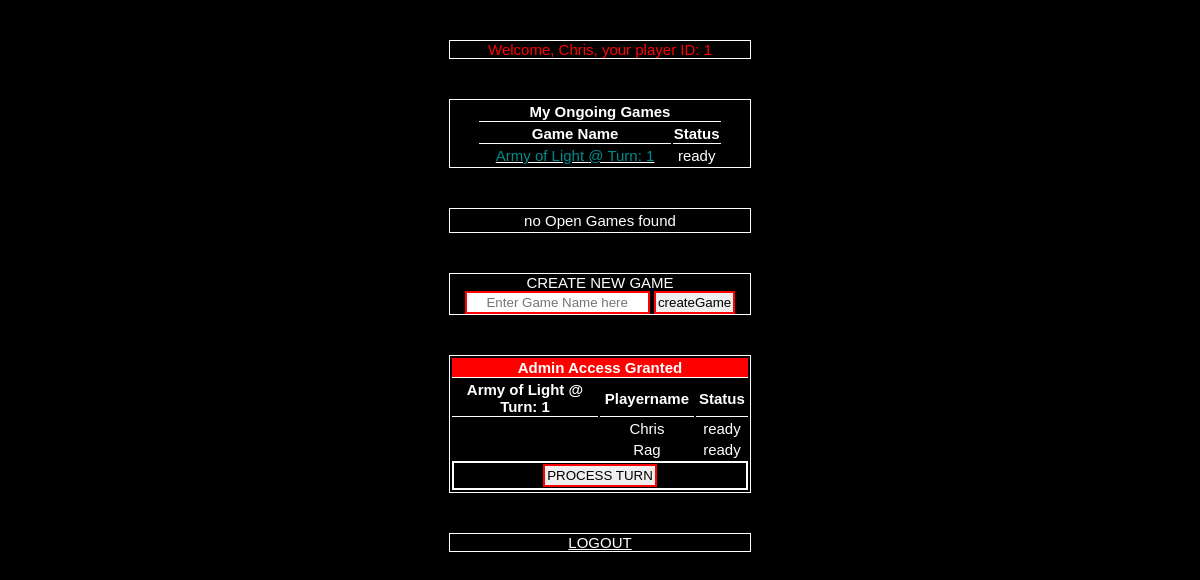
The app's page /lobby.php (signed in) with its own data.
### tables this page shows
CREATE TABLE `player` (
  `id` int(3) NOT NULL AUTO_INCREMENT,
  `username` varchar(255) DEFAULT NULL,
  `password` varchar(255) DEFAULT NULL,
  `access` int(3) DEFAULT NULL,
  PRIMARY KEY (`id`)
);

CREATE TABLE `games` (
  `id` int(5) NOT NULL AUTO_INCREMENT,
  `name` varchar(255) DEFAULT NULL,
  `status` varchar(255) DEFAULT NULL,
  `turn` int(3) DEFAULT NULL,
  PRIMARY KEY (`id`)
);

CREATE TABLE `playerstatus` (
  `id` int(5) NOT NULL AUTO_INCREMENT,
  `gameid` int(3) DEFAULT NULL,
  `playerid` int(3) DEFAULT NULL,
  `turn` int(3) DEFAULT NULL,
  `status` varchar(255) DEFAULT NULL,
  PRIMARY KEY (`id`)
);

### dbManager.php (called while the page is built, shortened)
<?php
class DBManager {
	private $connection = null;
	static protected $instance = null;
	function __construct(){
		if ($this->connection === null){
			$this->connection = new PDO("mysql:host=localhost;dbname=projectx",
							"root",
							"147147",
							array(PDO::ATTR_ERRMODE => PDO::ERRMODE_EXCEPTION));
		}
	}
	static public function app(){
        if(self::$instance === null OR !is_a(self::$instance, 'DBManager')) {
            self::$instance = new DBManager();
        }
        return self::$instance;
	}
	public function query($sql){
		$stmt = $this->connection->prepare($sql);
		$stmt->execute();
		return $stmt->fetch(PDO::FETCH_ASSOC);
	}
	public function getUsername($id){
		$sql = "(SELECT username FROM player WHERE ID = ".$id.")";
		$result = $this->query($sql);
		return $result["username"];
	}
	public function getGameStatus($gameid, $playerid, $turn){
		$stmt = $this->connection->prepare("
			SELECT status FROM playerstatus
			WHERE gameid = :gameid
			AND playerid = :playerid
			AND turn = :turn
		");
		$stmt->bindParam(":gameid", $gameid);
		$stmt->bindParam(":playerid", $playerid);
		$stmt->bindParam(":turn", $turn);
		$stmt->execute();
		$result = $stmt->fetch(PDO::FETCH_ASSOC);
		if ($result){
			return $result;
		}
		else {
			return false;
		}
	}
	public function getOngoingGames($id){
		$stmt = $this->connection->prepare("
			SELECT id, name, turn, status
			FROM games
			WHERE status = :status
		");
		$ongoing = "ongoing";
		$stmt->bindParam(":status", $ongoing);
		$stmt->execute();
		$result = $stmt->fetchAll();
		if (sizeof($result) >= 1){
			return $result;
		}
		else {
			return null;
		}
	}
	public function getOpenGames($id){
		$stmt = $this->connection->prepare("
			SELECT * FROM games
			WHERE games.status = :status
		");
		$open = "open";
		$stmt->bindParam (":status", $open);
		$stmt->execute();
		$result = $stmt->fetchAll(PDO::FETCH_ASSOC);
		if ($result){
			return $result;
		}
		else {
			return null;
		}
	}
	public function getAllUnfinishedGames(){
		$stmt = $this->connection->prepare("
			SELECT * FROM games
			WHERE status <> (:finished)
		");
		$finished = "finished";
		$stmt->bindParam(":finished", $finished);
		$stmt->execute();
		$result = $stmt->FetchAll(PDO::FETCH_ASSOC);
		for ($i = 0; $i < sizeof($result); $i++){
			$result[$i]["playerdata"] = array();
			$stmt = $this->connection->prepare("
				SELECT playerstatus.playerid, playerstatus.status, player.username FROM playerstatus
				INNER JOIN player
					ON playerstatus.playerid = player.id
				WHERE playerstatus.gameid = :gameid
			");
			$stmt->bindParam(":gameid", $result[$i]["id"]);
			$stmt->execute();
			$playerdata = $stmt->FetchAll(PDO::FETCH_ASSOC);
			if ($playerdata){
				$result[$i]["playerdata"] = $playerdata;
			}
		}
		if ($result){
			return $result;
		}
		else {
			return null;
		}
	}
}
?>

### gameManager.php (called while the page is built, shortened)
<?php
class Manager {
	public $userid;
	function __construct($userid, $gameid = 0){
		$this->userid = $userid;
	}
	public function getUsername(){
		$name = DBManager::app()->getUsername($this->userid);
		if ($name){
			return $name;
		}
	}
	public function getOngoingGames(){
		$list = DBManager::app()->getOngoingGames($this->userid);
		if ($list){
			return $list;
		}
		else {
			return null;
		}
	}
	public function getOpenGames(){
		$list = DBManager::app()->getOpenGames($this->userid);
		if ($list){
			return $list;
		}
		else {
			return null;
		}
	}
	public function getGameStatus($gameid, $turn){
		$status = DBManager::app()->getGameStatus($gameid, $this->userid, $turn);
		if ($status){
			return $status;
		}
	}
}
?>

### lobby.php (the view, shortened to what this page needs)
<?php
require_once("dbManager.php");
require_once("gameManager.php");
if (isset($_SESSION["userid"])){
	$dbManager = DBManager::app();
	$manager = new Manager($_SESSION["userid"]);
	$playerName = $manager->getUsername();
	$adminElement = false;
	$ongoingGames = $manager->getOngoingGames();
	$openGames = $manager->getOpenGames();
	if ($playerName){
		$welcome = "<font color='red'>Welcome, ".$playerName.", your player ID: ".$_SESSION['userid']."</font>";
	}
	$ongoingGamesElement = "<table style='border: none'>";
	if ($ongoingGames) {
		$ongoingGamesElement .= "<tr>";
		$ongoingGamesElement .= "<th colSpan = 2>My Ongoing Games</th>";
		$ongoingGamesElement .= "</tr>";
		$ongoingGamesElement .= "<tr>";
		$ongoingGamesElement .= "<th>Game Name</th>";
		$ongoingGamesElement .= "<th>Status</th>";
		$ongoingGamesElement .= "</tr>";
		foreach ($ongoingGames as $game){
			$gameStatus = $manager->getGameStatus($game["id"], $game["turn"]);
			$ongoingGamesElement .= "<tr>";
			$ongoingGamesElement .= "<td width=80%>";
			$ongoingGamesElement .= "<a href=game.php?gameid=".$game['id'].">";
			$ongoingGamesElement .= "<font color='darkcyan'>".$game["name"]." @ Turn: ".$game["turn"]."</font>";
			$ongoingGamesElement .= "</a>";
			$ongoingGamesElement .= "</td>";
			$ongoingGamesElement .= "<td>".$gameStatus["status"]."</td>";
			$ongoingGamesElement .= "</tr>";
		}
		$ongoingGamesElement .= "</table>";
	}
	else {
		$ongoingGamesElement .= "<tr><td>no Active Games found</tr></td></table>";
	}
	$openGamesElement =  "<table style='border: none'>";
	if ($openGames) {
		$openGamesElement .= "<tr>";
		$openGamesElement .= "<th colSpan = 2>Open Games</th>";
		$openGamesElement .= "</tr>";
		foreach ($openGames as $game){
			$players = $dbManager->getPlayersInGame($game["id"]);
			$openGamesElement .= "<tr>";
			$openGamesElement .= "<td width='80%'>";
			$openGamesElement .= "<a href=gameSetup.php?gameid=".$game['id'].">";
			$openGamesElement .= "<font color='darkcyan'>".$game["name"]."</font>";
			$openGamesElement .= "</a>";
			$openGamesElement .= "</td>";
			$openGamesElement .= "<td>";
			$openGamesElement .= "Players: ".sizeof($players)." / 8";
			$openGamesElement .= "</td>";
		}
		$openGamesElement .= "</table>";
	}
	else {
		$openGamesElement .= "<tr><td>no Open Games found</tr></td></table>";
	}
	if (isset($_SESSION["access"]) && $_SESSION["access"] == 1){
		$gameData = $dbManager->getAllUnfinishedGames();
		if ($gameData){
			$adminElement = "<table style='border: none'>";
			$adminElement .= "<tr style='background-color:red'><th colSpan='3'>Admin Access Granted";
			$adminElement .= "</th></tr>";
		}
		foreach ($gameData as $game){
			$canProcess = true;
			$adminElement .= "<tr>";
			$adminElement .= "<th width='50%'>".$game["name"]." @ Turn: ".$game["turn"]."</th>";
			$adminElement .= "<th>Playername</th>";
			$adminElement .= "<th>Status</th>";
			$adminElement .= "</tr>";
			foreach ($game["playerdata"] as $playerdata){
				$adminElement .= "<tr>";
				$adminElement .= "<td></td>";
				$adminElement .= "<td>".$playerdata["username"]."</td>";
				$adminElement .= "<td>".$playerdata["status"]."</td>";
				$adminElement .= "</tr>";
			}
			if ($canProcess){
				$adminElement .= "<tr><td style='border: 2px solid white' colSpan = 3>";
				$adminElement .= "<input type='button' id='".$game["id"].".".$game["turn"]."'value='PROCESS TURN' onclick='initTurnProcession(this.id)'></input>";
				$adminElement .= "</td></tr>";
			}
			else {
				$adminElement .= "<tr><td style='border: 2px solid white' colSpan = 3>UNABLE TO PROCESS YET</td></tr>";
			}
		}
		$adminElement .= "</table>";
	}
}
else {
		Debug::log("no user id");
}
?>
<!DOCTYPE html>
<html>
<head>
	<link rel='stylesheet' href='style.css'/>
</head>
	<body>
		<div class="lobbyDiv">
			<span>
				<?php echo $welcome; ?>
			</span>
		</div>
		<div class="lobbyDiv">
			<?php echo $ongoingGamesElement; ?>
		</div>
		<div class="lobbyDiv">
			<?php echo $openGamesElement; ?>
		</div>
		<div class="lobbyDiv">
			<span>CREATE NEW GAME</span>
			<input type="form" id="gameName" placeholder="Enter Game Name here"></input>
			<input type="button" value="createGame" onclick="createGame()"></input>
		</div>
		<div class="lobbyDiv">
			<?php
				if ($adminElement){
					echo $adminElement;
				}
			?>
		</div>
		<div class="lobbyDiv">
			<a href="logout.php">LOGOUT</a>
		</div>
	</body>
</html>

### style.css (style rules this page uses)
input { width: auto; margin: auto; text-align: center; position: relative; border: 2px solid red; padding: 2px; cursor: pointer; }
.lobbyDiv { margin: auto; margin-top: 40px; border: 1px solid white; display: block; width: 300px; text-align: center; }
table { border: 1px solid white; }
th { border-bottom: 1px solid white; }
table, tr, td, a { text-align: center; margin: auto; }
body { font-family: arial; font-size: 15px; color: white; background-color: black; }
a, a:visited { color: white; }
div { border: 1px solid white; }

### records on screen
player: username "Chris"
games: name "Army of Light", turn "1", playerstatus.status "ready"
playerstatus: playerid.username "Chris", status "ready"
playerstatus: playerid.username "Rag", status "ready"

### other values on screen
$_SESSION['userid'] "1"
$game["name"] "Army of Light"
$game["turn"] "1"
